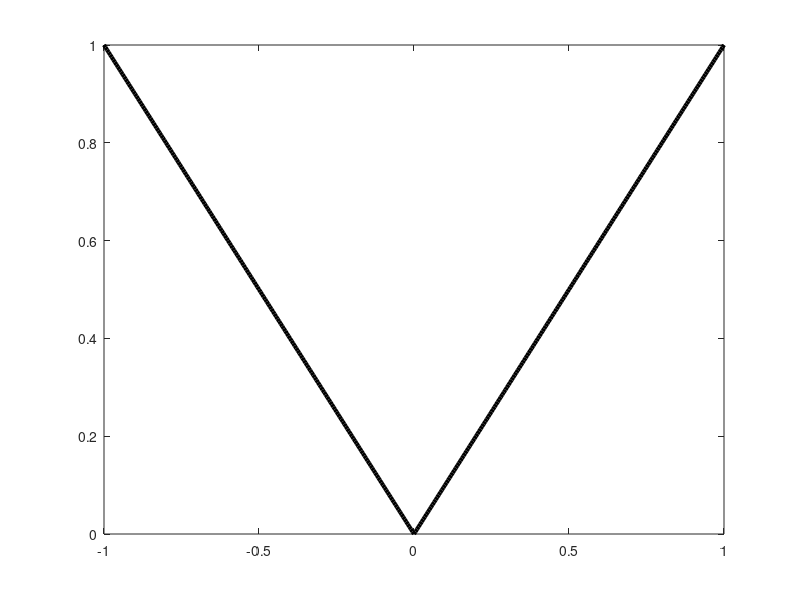

This chart was generated by the following MATLAB code: (Note: this script raises an error after producing the figure.)
format compact

t = -1:0.005:1;  % time
Alpha = logspace(0,1.5,4);  % x-axis acceleration bound
Beta = Alpha;  % y-axis acceleration bound

%%
xbar = @(t,eps)-1i*sqrt(2)*eps*ellipticE(1i*asinh(t/eps),0.5);  % the function x_bar(t)
Cbar = @(eps)1-sqrt(1+eps^2);
Dbar = @(eps)1 - xbar(1,eps);
eta_x = @(t,eps)xbar(t,eps) + Dbar(eps);
eta_y = @(t,eps)sqrt(t.^2 + eps^2) + Cbar(eps);
C_deviate = @(eps) 1 - 2*xbar(1,eps);
x_acc = @(t,eps)(t*eps^2)./(sqrt(t.^2+2*eps^2).*(t.^2+eps^2).^(1.5));
y_acc = @(t,eps)(eps^2)./((t.^2+eps^2).^(1.5));

%%
legend_titles = {'$\gamma\left(t\right)$'};
plot(t, abs(t), 'black', 'LineWidth', 3); hold on
for alpha = Alpha
    opt_eps = epsilon_fun(alpha, alpha);
    C_const = Cbar(opt_eps);
    D_const = Dbar(opt_eps);
    plot(eta_x(t,opt_eps), eta_y(t,opt_eps), 'LineWidth', 2)
    legend_titles{end+1} = ['$\alpha=\beta=$ ',num2str(alpha)];
end
xlim([-1 1])
legend(legend_titles,'Location','southeast','FontSize',18,'interpreter','latex')
hold off

%%
C_deviate_val = [];
for eps_val=logspace(-3,2,200)
    C_deviate_val(end+1) = C_deviate(eps_val);
end
plot(abs(-1-C_deviate_val), 'LineWidth', 2)
xticks(0:40:200)
xticklabels({'0','0.0095','0.0966','0.9771','9.8850','100'})
hold on

B_deviate_val = [];
for eps_val=logspace(-3,2,200)
    B_deviate_val(end+1) = min(t.^2+eta_y(t,eps_val).^2);
end
plot(sqrt(B_deviate_val), 'LineWidth', 2)
xticks(0:40:200)
xticklabels({'0','0.0095','0.0966','0.9771','9.8850','100'})

int_deviate_val = [];
for eps_val=logspace(-3,2,200)
    int_deviate_val(end+1) = integral(@(t)eta_y(t,eps_val)-abs(t),-1,1);
end
plot(abs(int_deviate_val), 'LineWidth', 2)
xticks(0:40:200)
xticklabels({'0','0.0095','0.0966','0.9771','9.8850','100'})
legend('$\textrm{Deviation from }\mathcal{C}$','$\textrm{Deviation from }\mathcal{B}$','$\textrm{Difference betwee curves}$','Location','southeast','FontSize',18,'interpreter','latex')
%\int_{-1}^1\left(\gamma\left(t\right)-\eta\left(t\right)\right)dt

%%
epsilon_fun(1, 1)
alp = 2;
bet = 8;
x_acc_val = x_acc(t,epsilon_fun(alp, bet));
y_acc_val = y_acc(t,epsilon_fun(alp, bet));
plot(t, x_acc_val, 'LineWidth', 2)
hold on
plot(t, y_acc_val, 'LineWidth', 2)
legend('$x$-axis','$y$-axis','Location','southeast','FontSize',18,'interpreter','latex')
title('$\textrm{Acceleration for }\alpha=2\textrm{ and }\beta=8$','FontSize',18,'interpreter','latex')
grid on

function opt_epsilon = epsilon_fun(alpha, beta)
const1 = (3*sqrt(3*sqrt(10)-9))/((1+sqrt(10))^(1.5));
const2 = sqrt(3/(sqrt(10)-2));
const3 = 4/sqrt(189+33*sqrt(33));
phi = @(delta)(delta^2)/(sqrt(1+2*delta^2)*(1+delta^2)^(1.5)) - alpha;
if max(1/beta, const1/alpha)<=const2
    opt_epsilon = max(1/beta, const1/alpha);
elseif alpha>=const3
    opt_epsilon = 1/beta;
else
    delta_star = fzero(phi,1);
    opt_epsilon = max(1/beta, abs(delta_star));
end
end


